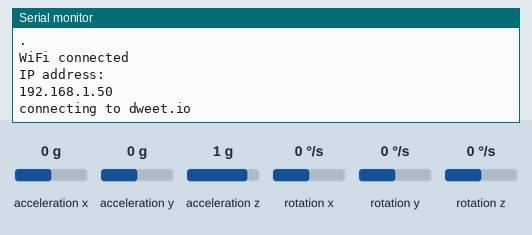
This sketch was run on a simulated ESP8266 (NodeMCU). On the bench: the last lines printed to the serial monitor. Wiring (inferred from the names in the program): MPU-6050 motion sensor at I2C address 0x68. The inputs (shaded band) are chosen by the test bench; at power-on: acceleration x 0 g, acceleration y 0 g, acceleration z 1 g, rotation x 0 °/s, rotation y 0 °/s, rotation z 0 °/s. WiFi joins after 1.5 s; servers stay silent unless stated.

Above: at 6.2 s.
6.3 s: acceleration x set to -1.4 g
At 6.32 s:
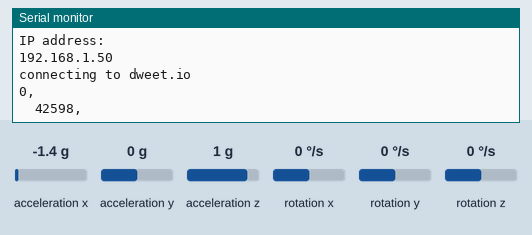
8.2 s: acceleration x set to -0.8 g
At 8.25 s:
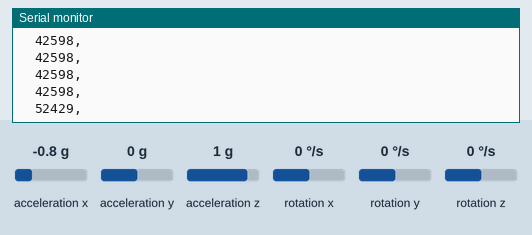

The sketch:

dweept.pem.ino
```cpp
#include <ESP8266WiFi.h>
#include <Wire.h>
const int MPU_ADDR = 0x68; // I2C address of the MPU-6050. If AD0 pin is set to HIGH, the I2C address will be 0x69.

int16_t accelerometer_x; // variables for accelerometer raw data

const char* ssid = "A";
const char* password = "qwerty123";
// Host
const char* host = "dweet.io";

long timer = 0;

void setup() {
  // Serial
  Serial.begin(115200);
  delay(10);
  // We start by connecting to a WiFi network
  Serial.println();
  Serial.println();
  Serial.print("Connecting to ");
  Serial.println(ssid);
  WiFi.begin(ssid, password);
  while (WiFi.status() != WL_CONNECTED) {
    delay(5000);
    Serial.print(".");
  }
  Serial.println("");
  Serial.println("WiFi connected");
  Serial.println("IP address: ");
  Serial.println(WiFi.localIP());
  Wire.begin();
  Wire.beginTransmission(MPU_ADDR); // Begins a transmission to the I2C slave (GY-521 board)
  Wire.write(0x6B); // PWR_MGMT_1 register
  Wire.write(0); // set to zero (wakes up the MPU-6050)
  Wire.endTransmission(true);
}
void loop() {
  delay(1000);
  Serial.print("connecting to ");
  Serial.println(host);
  // Use WiFiClient class to create TCP connections
  WiFiClient client;
  const int httpPort = 80;
  if (!client.connect(host, httpPort)) {
    Serial.println("connection failed");
    return;
  }
  String val = "";
  int time = 100;
  while (time >= 0) {
    Wire.beginTransmission(MPU_ADDR);
    Wire.write(0x3B); // starting with register 0x3B (ACCEL_XOUT_H) [MPU-6000 and MPU-6050 Register Map and Descriptions Revision 4.2, p.40]
    Wire.endTransmission(false); // the parameter indicates that the Arduino will send a restart. As a result, the connection is kept active.
    Wire.requestFrom(MPU_ADDR, 7 * 2, true); // request a total of 7*2=14 registers
    Serial.println(String(Wire.read() << 8 | Wire.read()) + ",");
    val += (String(Wire.read() << 8 | Wire.read()) + ","); // reading registers: 0x3B (ACCEL_XOUT_H) and 0x3C (ACCEL_XOUT_L)
    delay(100);
    Serial.print("\t");
    time -= 1;
  }
  String url = "/dweet/for/accel?accx=";
  url += String(val);
  client.print(String("GET ") + url + " HTTP/1.1\r\n" +
               "Host: " + host + "\r\n" +
               "Connection: close\r\n\r\n");
  Serial.print("Done");
  delay(20000);
}
```

Measured:
- after the input at 6.3 s, the serial monitor: prints a new line at once (image 1)
- after the input at 8.2 s, the serial monitor: prints a new line after 0.05 s (image 2)
